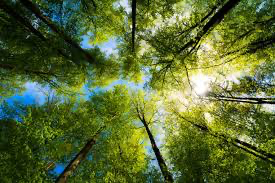
#> input picture image9.png, 275 x 183 px
$ python code9.py
#> lines starting #> are read from the running program, lines starting #| are printed output that depends on the picture; after the words box and inside, x2 and y2 are one past the last pixel; in counts of white or black regions, pixels touching at a corner belong together
import cv2

img = cv2.imread("image9.png", 0)  # Load in grayscale
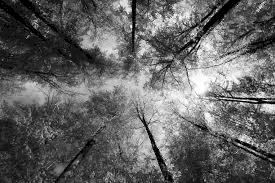
#> img: shape (183, 275); min 0, max 255, mean 98.5

_, thresh = cv2.threshold(img, 127, 255, cv2.THRESH_BINARY)
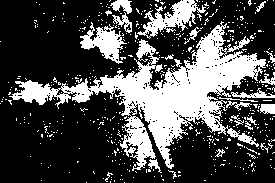
#> thresh: shape (183, 275); 29.9% white; 521 white regions (498 under 20 px), largest, box (x1, y1, x2, y2) and area: (9, 21, 266, 171) 10606, (137, 0, 206, 39) 1024, (80, 22, 127, 64) 861

cv2.imshow("Original", img)
cv2.imshow("Thresholded", thresh)
cv2.waitKey(0)
cv2.destroyAllWindows()

$ run again, with image10.png copied over image9.png
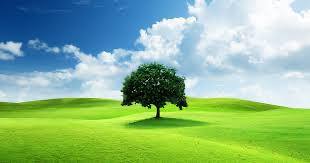
#> input picture image10.png, 310 x 163 px
#> `img = cv2.imread("image9.png", 0)`:
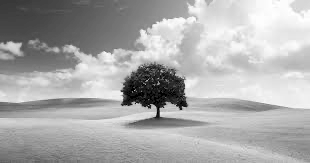
#> img: shape (163, 310); min 0, max 255, mean 171.1
#> `_, thresh = cv2.threshold(img, 127, 255, cv2.THRESH_BINARY)`:
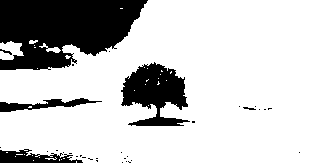
#> thresh: shape (163, 310); 77.4% white; 33 black regions (27 under 20 px), largest, box (x1, y1, x2, y2) and area: (0, 0, 148, 70) 7462, (121, 62, 190, 126) 2588, (0, 149, 83, 163) 679, (0, 98, 102, 112) 575, (0, 49, 12, 55) 26, (243, 107, 256, 110) 22

$ run again, with image11.png copied over image9.png
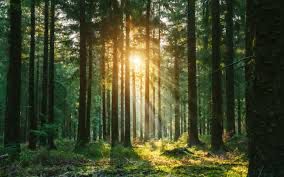
#> input picture image11.png, 284 x 177 px
#> `img = cv2.imread("image9.png", 0)`:
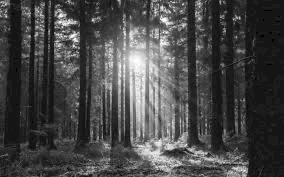
#> img: shape (177, 284); min 0, max 254, mean 71.3
#> `_, thresh = cv2.threshold(img, 127, 255, cv2.THRESH_BINARY)`:
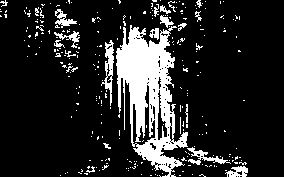
#> thresh: shape (177, 284); 15.3% white; 270 white regions (248 under 20 px), largest, box (x1, y1, x2, y2) and area: (116, 25, 188, 177) 5290, (101, 40, 114, 106) 332, (187, 147, 231, 165) 241

$ run again, with image12.png copied over image9.png
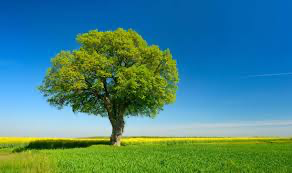
#> input picture image12.png, 292 x 173 px
#> `img = cv2.imread("image9.png", 0)`:
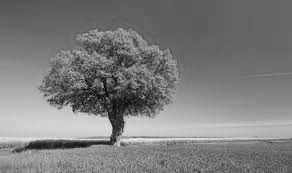
#> img: shape (173, 292); min 0, max 238, mean 124.7
#> `_, thresh = cv2.threshold(img, 127, 255, cv2.THRESH_BINARY)`:
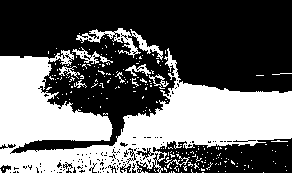
#> thresh: shape (173, 292); 39.6% white; 225 white regions (213 under 20 px), largest, box (x1, y1, x2, y2) and area: (0, 48, 292, 173) 17965, (76, 28, 163, 60) 718, (72, 47, 113, 64) 201
